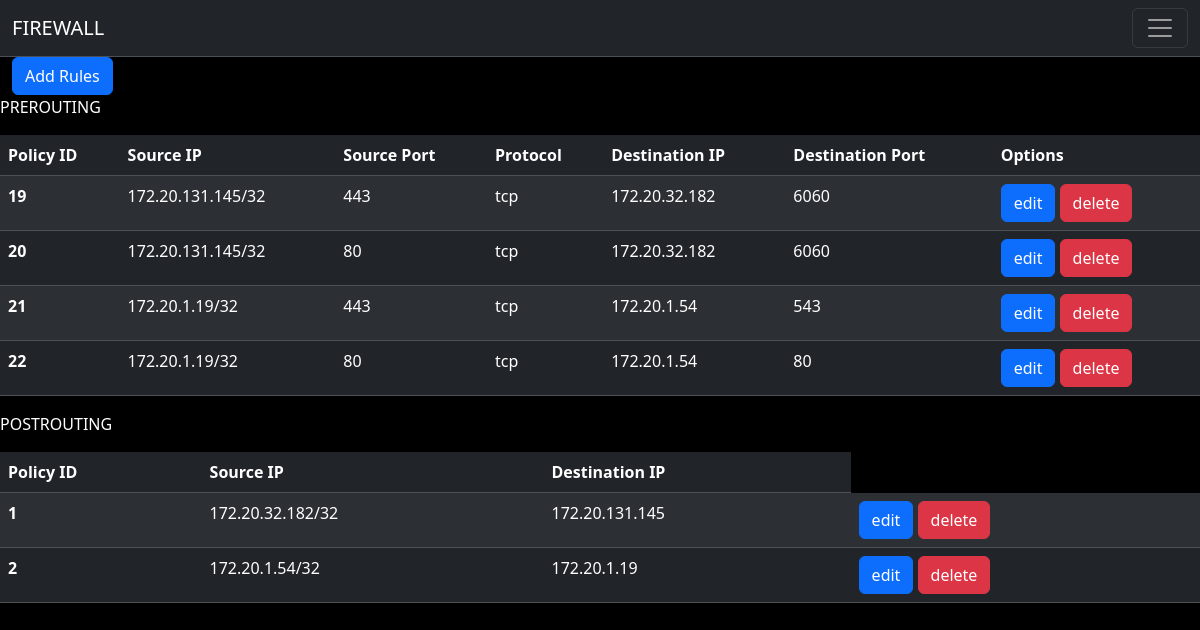
/, run on an earlier commit of the app's database.
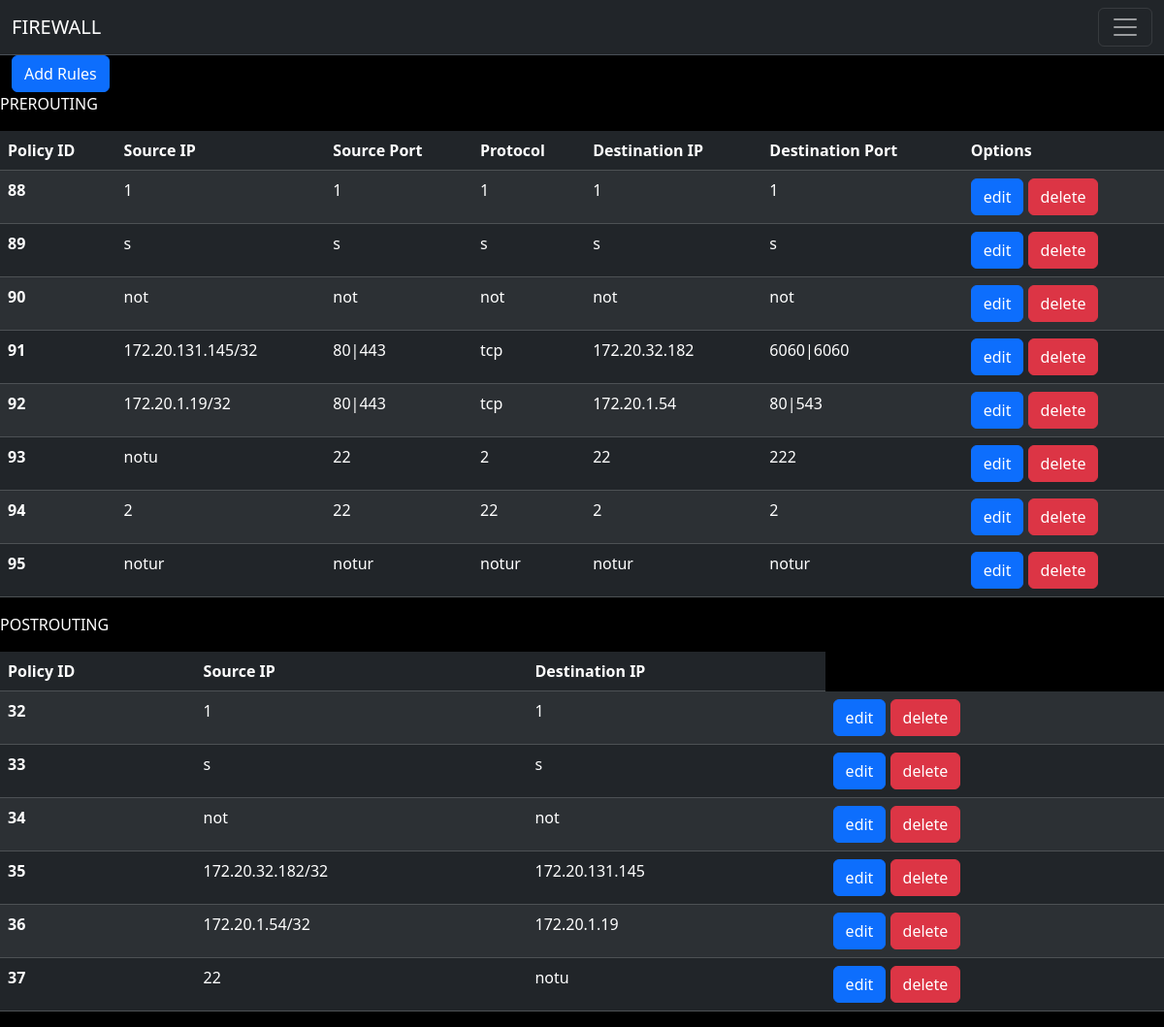
And on a later commit of the database.
### rules_fetcher_display/models.py (models this page shows)
class prerouting(models.Model):
    routing = models.CharField(max_length=10)
    source_ip = models.CharField(max_length=18)
    source_port = models.CharField(max_length=6)
    protocol = models.CharField(max_length=3)
    destination_ip = models.CharField(max_length=18)
    destination_port = models.CharField(max_length=3)

class postrouting(models.Model):
    routing = models.CharField(max_length=10)
    source_ip = models.CharField(max_length=18)
    destination_ip = models.CharField(max_length=18)

### rules_fetcher_display/views.py (the view)
# urls.py: path('', combined_rules,name='rules'),
def combined_rules(request):
    pre_context = pre_rules(request)
    post_context = post_rules(request)
    combined_context = {**pre_context, **post_context}
    return render(request, 'index.html', combined_context)

### rules_fetcher_display/views.py (called while the page is built)
def pre_rules(request):
    pre = prerouting.objects.all()
    context = {'prerouting_data': pre}
    return context

def post_rules(request):
    post = postrouting.objects.all()
    context = {'postrouting_data': post}
    return context

### templates/index.html (shortened to what this page needs)
<!DOCTYPE html>
{% load static %}
<html>
<head>
    <link href="https://cdn.jsdelivr.net/npm/bootstrap@5.3.2/dist/css/bootstrap.min.css" rel="stylesheet">
    <link rel="stylesheet" href="{% static 'main.css' %}">
</head>
<body>
  <nav class="navbar bg-dark border-bottom border-body" data-bs-theme="dark">
    <div class="container-fluid">
      <a class="navbar-brand" href="#">FIREWALL</a>
      <button class="navbar-toggler" type="button" data-bs-toggle="collapse" data-bs-target="#navbarText" aria-controls="navbarText" aria-expanded="false" aria-label="Toggle navigation">
        <span class="navbar-toggler-icon"></span>
      </button>
    </div>
  </nav>
<div class="container-fluid">
  <button  id="add" type="button" class="btn btn-primary">Add Rules</button>
</div>
<table class="table table-dark table-striped">
    <thead>
      <tr id="columns">
        <p>PREROUTING</p>
        <th scope="col">Policy ID</th>
        <th scope="col">Source IP</th>
        <th scope="col">Source Port</th>
        <th scope="col">Protocol</th>
        <th scope="col">Destination IP</th>
        <th scope="col">Destination Port</th>
        <th scope="col">Options</th>
      </tr>
    </thead>
    <tbody>
    {% for value_pre in prerouting_data %}
      <tr>
        <th scope="row">{{value_pre.id}}</th>
        <td  contenteditable="false">{{ value_pre.source_ip }}</td>
        <td  contenteditable="false" >{{ value_pre.source_port }}</td>
        <td  contenteditable="false">{{ value_pre.protocol }}</td>
        <td  contenteditable="false">{{ value_pre.destination_ip }}</td>
        <td contenteditable="false">{{ value_pre.destination_port }}</td>
        <td >
          <button  type="button" class="edit btn btn-primary" >edit</button>
          <button  type="button" class="btn btn-danger" onclick="deleteRow2(this, 'preroute')" data-object-id={{value_pre.id}}>delete</button></td>
        </tr>
    {% endfor %}
    </tbody>
  </table>
<table class="table table-dark table-striped">
    <thead>
      <tr>
        <p>POSTROUTING</p>
        <th scope="col">Policy ID</th>
        <th scope="col">Source IP</th>
        <th scope="col">Destination IP</th>
      </tr>
    </thead>
    <tbody>
    {% for value_post in postrouting_data%}
      <tr>
        <th scope="row">{{value_post.id}}</th>
        <td  contenteditable="false">{{ value_post.source_ip }}</td>
        <td  contenteditable="false">{{ value_post.destination_ip }}</td>
        <td>
          <button  type="button" class="edit btn btn-primary" >edit</button>
          <button  type="button" class="btn btn-danger" onclick="deleteRow2(this,'postroute')" data-object-id={{value_post.id}}>delete</button></td>
      </tr>
      {% endfor %}
    </tbody>
  </table>
</body>
</html>

What changed in the data, as far as the page shows it:
removed prerouting: id "19", source_ip "172.20.131.145/32", source_port "443", protocol "tcp", destination_ip "172.20.32.182", destination_port "6060"
removed prerouting: id "20", source_ip "172.20.131.145/32", source_port "80", protocol "tcp", destination_ip "172.20.32.182", destination_port "6060"
removed prerouting: id "21", source_ip "172.20.1.19/32", source_port "443", protocol "tcp", destination_ip "172.20.1.54", destination_port "543"
removed prerouting: id "22", source_ip "172.20.1.19/32", source_port "80", protocol "tcp", destination_ip "172.20.1.54", destination_port "80"
removed postrouting: id "1", source_ip "172.20.32.182/32", destination_ip "172.20.131.145"
removed postrouting: id "2", source_ip "172.20.1.54/32", destination_ip "172.20.1.19"
added prerouting: id "88", source_ip "1", source_port "1", protocol "1", destination_ip "1", destination_port "1"
added prerouting: id "89", source_ip "s", source_port "s", protocol "s", destination_ip "s", destination_port "s"
added prerouting: id "90", source_ip "not", source_port "not", protocol "not", destination_ip "not", destination_port "not"
added prerouting: id "91", source_ip "172.20.131.145/32", source_port "80|443", protocol "tcp", destination_ip "172.20.32.182", destination_port "6060|6060"
added prerouting: id "92", source_ip "172.20.1.19/32", source_port "80|443", protocol "tcp", destination_ip "172.20.1.54", destination_port "80|543"
added prerouting: id "93", source_ip "notu", source_port "22", protocol "2", destination_ip "22", destination_port "222"
added prerouting: id "94", source_ip "2", source_port "22", protocol "22", destination_ip "2", destination_port "2"
added prerouting: id "95", source_ip "notur", source_port "notur", protocol "notur", destination_ip "notur", destination_port "notur"
added postrouting: id "32", source_ip "1", destination_ip "1"
added postrouting: id "33", source_ip "s", destination_ip "s"
added postrouting: id "34", source_ip "not", destination_ip "not"
added postrouting: id "35", source_ip "172.20.32.182/32", destination_ip "172.20.131.145"
added postrouting: id "36", source_ip "172.20.1.54/32", destination_ip "172.20.1.19"
added postrouting: id "37", source_ip "22", destination_ip "notu"
